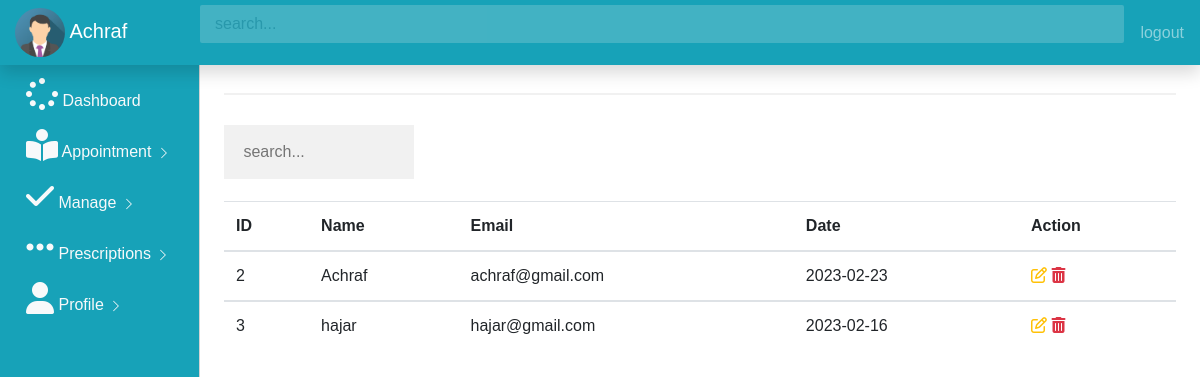
/manage (signed in), run on the app's committed database.
### app.py (models this page shows, shortened)
class User(UserMixin, db.Model):
    id = db.Column(db.Integer, primary_key=True)
    username = db.Column(db.String(100))
    email = db.Column(db.String(100), unique=True)
    password = db.Column(db.String(100))
    doctor = db.Column(db.Boolean)
    admin = db.Column(db.Boolean)
    work = db.Column(db.String(100))
    country = db.Column(db.String(100))
    image = db.Column(db.String(100))
    @property
    def unhashed_password(self):
        raise AttributeError('cannot view unhased password')
    appointment_by = db.relationship('Appointments',
                                     foreign_keys='Appointments.asked_by_id',
                                     backref='asker',
                                     lazy=True
                                     )
    Receive_by = db.relationship('Notiication',
                                 foreign_keys='Notiication.receive_by_id',
                                 backref='reciever',
                                 lazy=True
                                 )
    Sender_by = db.relationship('Notiication',
                                foreign_keys='Notiication.doctor_id',
                                backref='sender',
                                lazy=True
                                )
    answers_requested = db.relationship('Appointments',
                                        foreign_keys='Appointments.doctor_id',
                                        backref='expert',
                                        lazy=True
                                        )

class Appointments(db.Model):
    id = db.Column(db.Integer, primary_key=True)
    name = db.Column(db.String(100))
    email = db.Column(db.String(100))
    date = db.Column(db.String(100))
    asked_by_id = db.Column(db.Integer, db.ForeignKey('user.id'))
    doctor_id = db.Column(db.Integer, db.ForeignKey('user.id'))

### app.py (the view)
@app.route('/manage')  # 500
def manage():
    roww = db.session.query(Appointments.doctor_id == current_user.id).count()
    experties = User.query.filter_by(doctor=True).all()
    all_appointees = Appointments.query.filter_by(
        asked_by_id=current_user.id).all()
    admin_appointees = Appointments.query.all()
    owner = User.query.filter_by(
        email=current_user.email, password=current_user.password, admin=False, doctor=False).first()
    if not owner:
        flash("Kindly login as patient!")
        return redirect(url_for('home'))
    else:
        return render_template('manage.html', appointees=all_appointees, experts=experties, roww=roww)

### app.py (called while the page is built)
@login_manager.user_loader
def load_user(user_id):
    return User.query.get(int(user_id))

### templates/manage.html (shortened to what this page needs)
{% include 'plane_dash.html' %}
{% block body %}
<main role="main" class="col-md-9 ml-sm-auto col-lg-10 px-4">
    <hr>
                 <table class=" table table-hover">
                     <input type="text" id="mySearch" placeholder=" search..." style="width: 20%;">
                <thead>
                    <tr>
                    <th>ID</th>
                    <th>Name</th>
                    <th>Email</th>
                    <th>Date</th>
                    <th>Action</th>
                </tr>
            </thead>
                {% for row in appointees %}
                <tbody id="myTable" >
                    <tr>
                    <td> {{row.id}}</td>
                    <td> {{row.name}}</td>
                    <td> {{row.email}}</td>
                    <td> {{row.date}}</td>
                    <td>
                        <a  class="text-warning" data-toggle="modal" href="/update/{{row.id}}" data-target="#modaledit{{row.id}}">
                            <i class ="	fa fa-edit fa-3"></i>
                        </a>
                        <a href="/delete/{{row.id}}" class="text-danger">
                            <i class ="	fa fa-trash fa-3"></i>
                        </a>
                    </td>
                </tr>
                </tbody>
                {% endfor %}
                 </table>
</main>
{% endblock %}

### templates/plane_dash.html (shortened to what this page needs)
<!doctype html>
<html lang="en">
  <head>
    <link rel="stylesheet" href="https://stackpath.bootstrapcdn.com/bootstrap/4.5.2/css/bootstrap.min.css">
    <link rel="stylesheet" href="/static/css/dashboard.css">
    <link rel="stylesheet" href="https://cdn.datatables.net/1.10.22/css/jquery.dataTables.min.css">
  </head>
  <body> {%block body%}
    <nav class="navbar navbar-dark bg-info fixed-top flex-md-nowrap p-0 shadow">
        <a class="navbar-brand col-sm-3 col-md-2 mr-0" href="#">
          <img src="{{url_for('static', filename ='img_avatar.png')}}" alt="Avatar" style="width:50px;border-radius: 50%;">
          {{current_user.username}}
          </a>
        <input type="text" class="form-control form-control-primary w-100" placeholder="search...">
        <ul class=" navbar-nav px-3">
            <li class="nav-item text-nowrap">
                <a class="nav-link" onclick="return confirm('Confirm logout') " href="{{url_for('home')}}">logout</a>
            </li>
        </ul>
      </nav>
      <div class="container-fluid">
        <div class="row">
            <div class  = "col-md-2 bg-info d-none d-md-block sidebar" style="color:white;">
                <div class="left-sidebar">
                    <ul class="nav flex-column sidebar-nav">
                        <li class="nav-item">
                        <a class="nav-link text-light" href="{{url_for('get_signin')}}">
                          <i class ="fa fa-spinner fa-2x"></i> Dashboard
                        </a>
                        </li>
                        <li class="nav-item">
                          <a class="nav-link text-light" href="{{url_for('appointment')}}">
                         <i class="fa fa-book-reader fa-2x"></i> Appointment
                                     <svg class="bi bi-chevron-right" width="16" height="16" viewBox="0 0 20 20" fill="currentColor" xmlns="http://www.w3.org/2000/svg"><path fill-rule="evenodd" d="M6.646 3.646a.5.5 0 01.708 0l6 6a.5.5 0 010 .708l-6 6a.5.5 0 01-.708-.708L12.293 10 6.646 4.354a.5.5 0 010-.708z"/></svg>
                        </a>
                        </li>
                        <li class="nav-item">
                          <a class="nav-link text-light" href="{{url_for('manage')}}">
                         <i class="fa fa-check fa-2x"></i> Manage
                                     <svg class="bi bi-chevron-right" width="16" height="16" viewBox="0 0 20 20" fill="currentColor" xmlns="http://www.w3.org/2000/svg"><path fill-rule="evenodd" d="M6.646 3.646a.5.5 0 01.708 0l6 6a.5.5 0 010 .708l-6 6a.5.5 0 01-.708-.708L12.293 10 6.646 4.354a.5.5 0 010-.708z"/></svg>
                        </a>
                        </li>
                        <li class="nav-item">
                          <a class="nav-link text-light" href="">
                         <i class="fa fa-ellipsis-h fa-2x"></i> Prescriptions
                                     <svg class="bi bi-chevron-right" width="16" height="16" viewBox="0 0 20 20" fill="currentColor" xmlns="http://www.w3.org/2000/svg"><path fill-rule="evenodd" d="M6.646 3.646a.5.5 0 01.708 0l6 6a.5.5 0 010 .708l-6 6a.5.5 0 01-.708-.708L12.293 10 6.646 4.354a.5.5 0 010-.708z"/></svg>
                        </a>
                        </li>
                        <li class="nav-item">
                          <a class="nav-link text-light" href="{{url_for('change_profile')}}">
                          <i class="fa fa-user  fa-2x "></i> Profile
                            <svg class="bi bi-chevron-right" width="16" height="16" viewBox="0 0 20 20" fill="currentColor" xmlns="http://www.w3.org/2000/svg"><path fill-rule="evenodd" d="M6.646 3.646a.5.5 0 01.708 0l6 6a.5.5 0 010 .708l-6 6a.5.5 0 01-.708-.708L12.293 10 6.646 4.354a.5.5 0 010-.708z"/></svg>
                        </a>
                        </li>
                      </ul>
                </div>
            </div>
            <main role="main" class="col-md-9 ml-sm-auto col-lg-10 px-4">
                <h3>Dashboard</h3>
            </main>
        </div>
      </div>
    {% endblock %}
  </body>
</html>

### static/css/dashboard.css (style rules this page uses)
.form-control-primary { margin: 10px; opacity: 0.2; border-radius: 2px; }
.sidebar { position: fixed; top:0; left:0; bottom:0; z-index:100; padding: 70px 0 0 10px; border-right: 1px solid #d3d3d3; }
.sidebar-nav li .nav-link { color: #333; font-weight: 500; }
body { font-family: Arial, Helvetica, sans-serif; }
* { box-sizing: border-box; }
input[type=text], input[type=password] { width: 100%; padding: 15px; margin: 5px 0 22px 0; display: inline-block; border: none; background: #f1f1f1; }
hr { border: 1px solid #f1f1f1; margin-bottom: 25px; }
a { color: dodgerblue; }

### data on the page
User: username "Achraf"
Appointments: id "2", name "Achraf", email "achraf@gmail.com", date "2023-02-23"
Appointments: id "3", name "hajar", email "hajar@gmail.com", date "2023-02-16"
